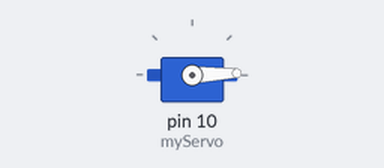
The sketch below on a simulated Arduino Uno, built with avr-gcc and run on an emulated ATmega328P. On the bench: servo.

Above: at 0.05 s.
At 1.75 s:
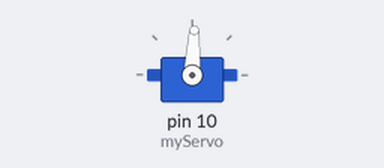
At 3.45 s:
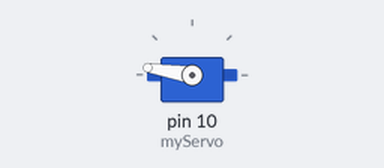
At 6.9 s:
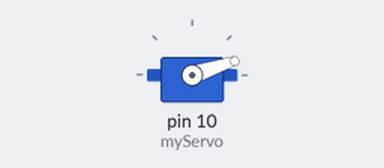
Timing chart, 0 to 9.4 s (numbered marks = the images above):
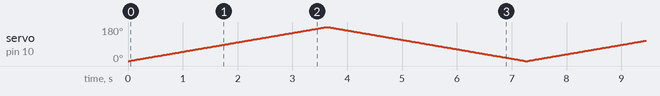

The sketch:

Code04.ino
```cpp
// Servo Motor
#include <Servo.h>

Servo myServo;

void setup() {
  myServo.attach(10);   // signal pin
}

void loop() {

  // move from 0° to 180°
  for(int angle = 0; angle <= 180; angle++) {
    myServo.write(angle);
    delay(20);
  }

  // move back from 180° to 0°
  for(int angle = 180; angle >= 0; angle--) {
    myServo.write(angle);
    delay(20);
  }

}
```
